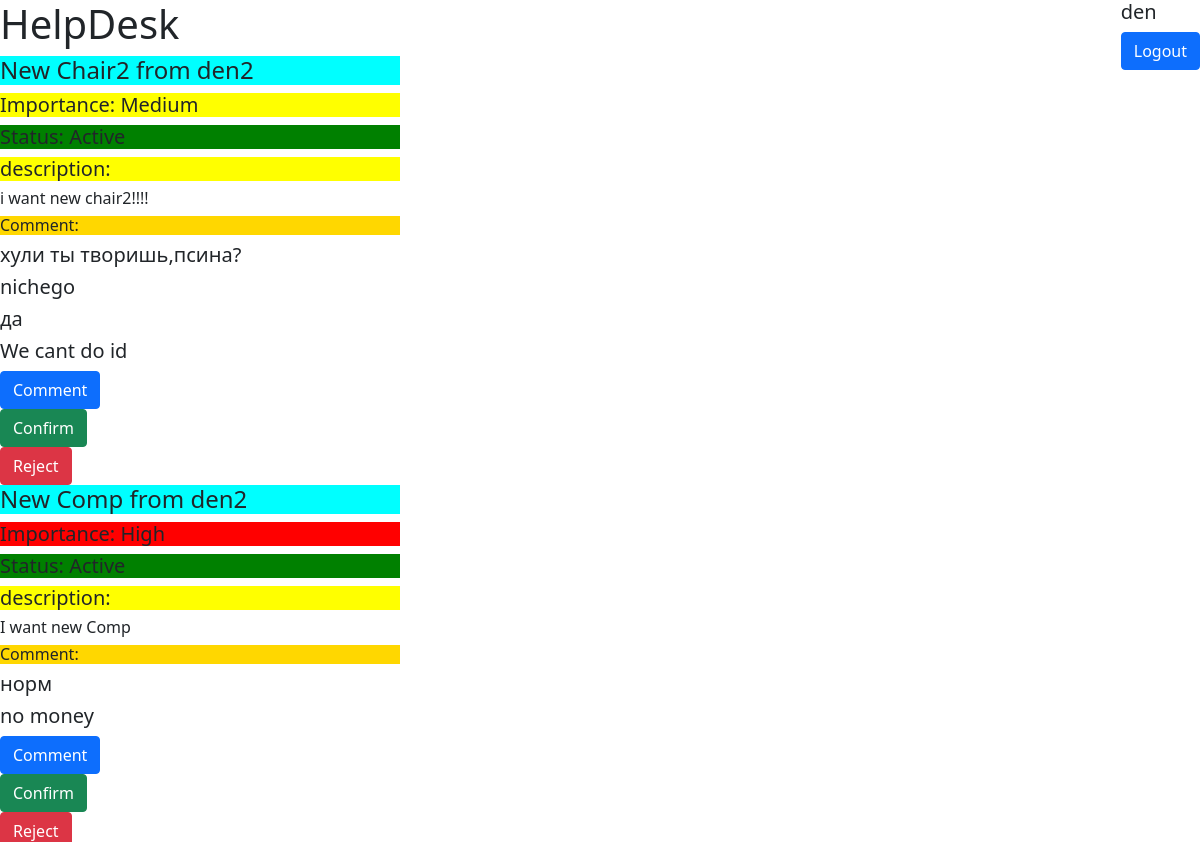
Before: / (signed in, upper part) with the older database file.
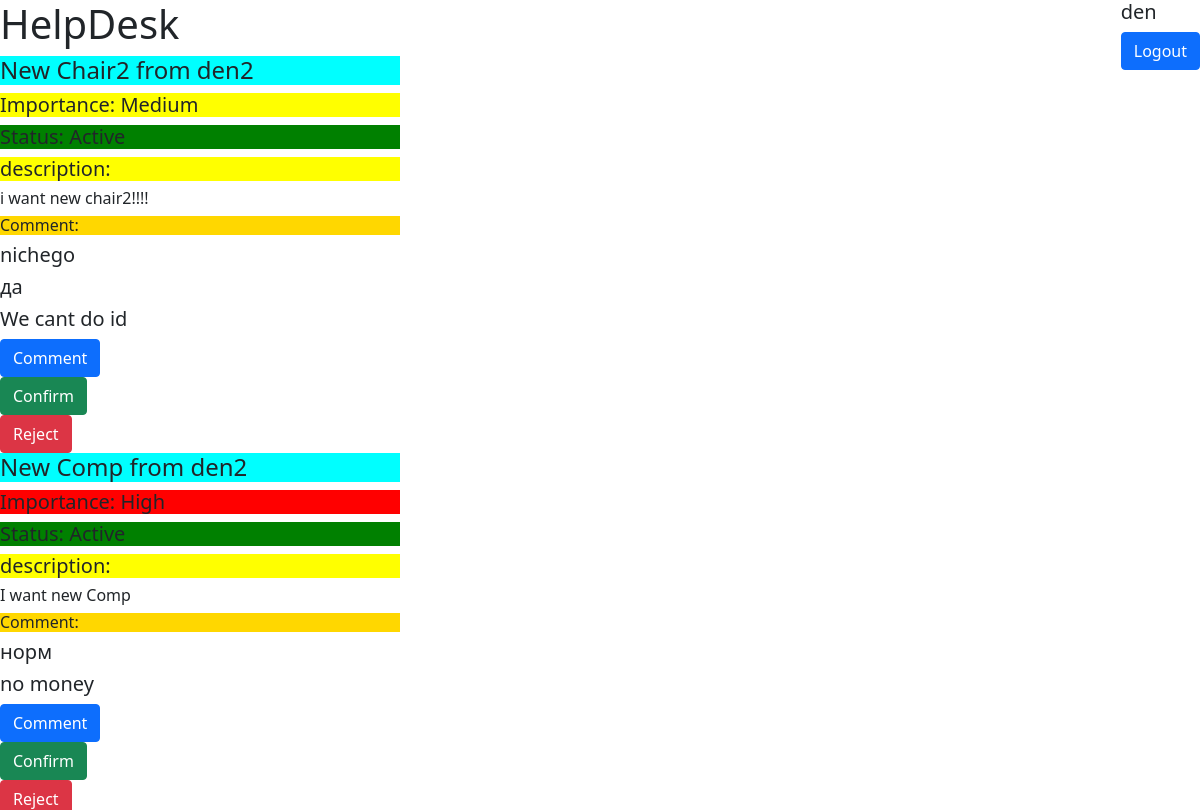
After: the same page with the newer database file.
### helpdesk/models.py (models this page shows)
class User(AbstractUser):
    last_active = models.DateTimeField(auto_now=True)

class WishList(models.Model):
    title = models.CharField(max_length=100, default='name11')
    text = models.CharField(max_length=100)
    author = models.ForeignKey(User, on_delete=models.CASCADE, related_name='Application')
    created_at = models.DateTimeField(auto_now=True)
    status = models.CharField(choices=STATUS_CHOICES, default='Active', max_length=100)
    importance = models.CharField(choices=IMPORTANCE_CHOICES, default='Low', max_length=100)

class Comment(models.Model):
    text = models.CharField(max_length=100)
    author = models.ForeignKey(User, on_delete=models.CASCADE, related_name='Comment')
    created_at = models.DateTimeField(auto_now=True)
    application = models.ForeignKey(WishList, on_delete=models.CASCADE, related_name='Comment2')
    last_comment = models.BooleanField(default=False)

### helpdesk/views.py (the view)
# urls.py: path('', AppView.as_view(), name='index'),
class AppView(ListView):
    model = WishList
    paginate_by = 5
    ordering = ['-id']
    def get(self, request, *args, **kwargs):
        if not request.user.is_superuser:
            self.template_name = 'index.html'
            return super(AppView, self).get(request)
        else:
            self.template_name = 'AdminIndex.html'
            return super(AppView, self).get(request)
    def paginate_queryset(self, queryset, page_size):
        return_paginate_queryset=super(AppView, self).paginate_queryset(queryset, page_size)
        app_id = []
        for i in return_paginate_queryset[2]:
            print(i.id)
            app_id.append(i.id)
        self.extra_context = {'comment': Comment.objects.filter(application_id__in=app_id)}
        print(self.extra_context)
        return return_paginate_queryset
    def get_queryset(self):
        if not self.request.user.is_superuser:
            queryset = self.model.objects.filter(
                status__in=['NotActive/Confirm', 'NotActive/Reject', 'Active']).filter(author_id=self.request.user.id)
        else:
            queryset = self.model.objects.filter(
                status__in=['Review', 'Active'])
        print(queryset)
        ordering = self.get_ordering()
        queryset = queryset.order_by(*ordering)
        return queryset

### templates/AdminIndex.html (shortened to what this page needs)
{% extends 'base.html' %}
{% block content %}
    <div>
        {% for obj in page_obj %}
            <div class="col-lg-4">
                  <h4 style="background: aqua"> {{ obj.title }}  from  {{ obj.author }}  </h4>
                {% if obj.importance == 'High' %}
                    <h5 style="background: red">Importance:  {{ obj.importance }}</h5>
                    {% elif obj.importance == 'Medium' %}
                    <h5 style="background: yellow">Importance:  {{ obj.importance }}</h5>
                    {% else %}
                     <h5 style="background: green">Importance:  {{ obj.importance }}</h5>
                {% endif %}
                {% if obj.status == 'Active' or obj.status == 'NotActive/Confirm' %}
                     <h5 style="background: green">Status: {{ obj.status }}</h5>
                    {% else %}
                     <h5 style="background: crimson">Status: {{ obj.status }}</h5>
                    {% endif %}
            <h5 style="background: yellow">description:</h5>
            <h6> {{ obj.text}} </h6>
            <h6 style="background: gold">Comment:</h6>
            {% for i in comment %}
                {% if i.application_id == obj.id%}
                <h5>{{ i.text }}</h5>
                {% endif %}
                {% endfor %}
                <a class="btn btn-primary"  href="{% url 'comment' obj.pk %}">Comment</a>
            <form method="post" action="{% url 'confirm' obj.pk %}">
                    <input class="btn btn-success" type="submit" value="Confirm">
                            </form>
            <form method="post" action="{% url 'reject' obj.pk %}">
                    <input class="btn btn-danger" type="submit" value="Reject">
                            </form>
            </div>
        {% endfor %}
    </div>
{% endblock %}

### templates/base.html (shortened to what this page needs)
<!DOCTYPE html>
<html lang="en">
<head>
      <link href="https://cdn.jsdelivr.net/npm/bootstrap@5.0.2/dist/css/bootstrap.min.css" rel="stylesheet">
</head>
<body>
    <div>
        <h1 >HelpDesk</h1>
{% if request.user.is_authenticated  %}
        <div class="position-absolute top-0 end-0">
            <h5>{{ request.user  }}</h5>
        <h5><a class="btn btn-primary"  href="{% url 'logout' %}">Logout</a></h5>
        </div>
    {% else  %}
        <div>
        <a class="btn btn-primary"  href="{% url 'login' %}">Login</a>
        or
        <a class="btn btn-primary" href="{% url 'register' %}">Register</a>
    </div>
    {% endif %}
        {% block content %}
        {% endblock %}
    </div>
</body>
</html>

Changed rows visible on the page:
removed Comment: text "хули ты творишь,псина?", shown under WishList "New Chair2"
